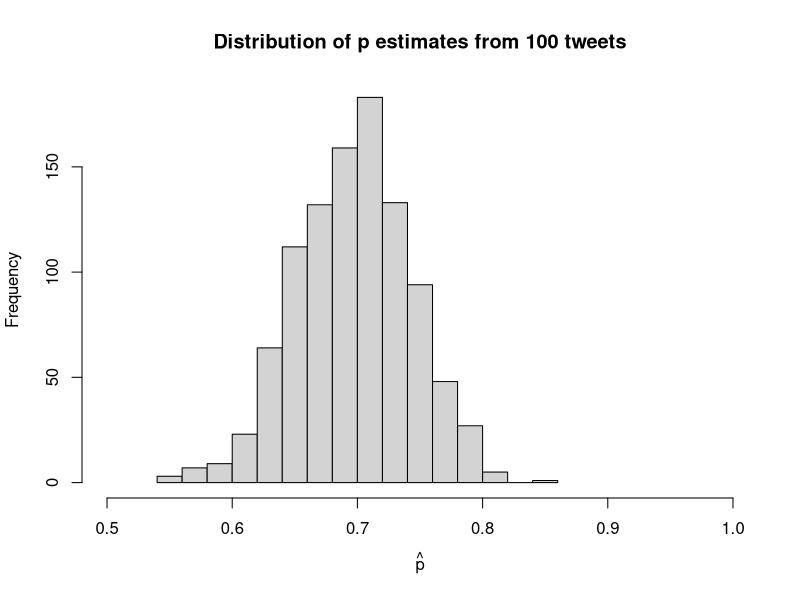
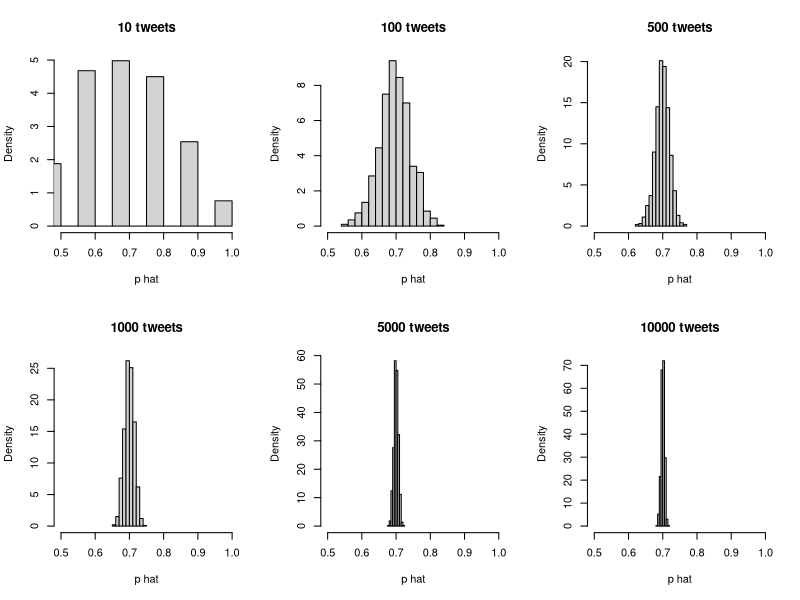
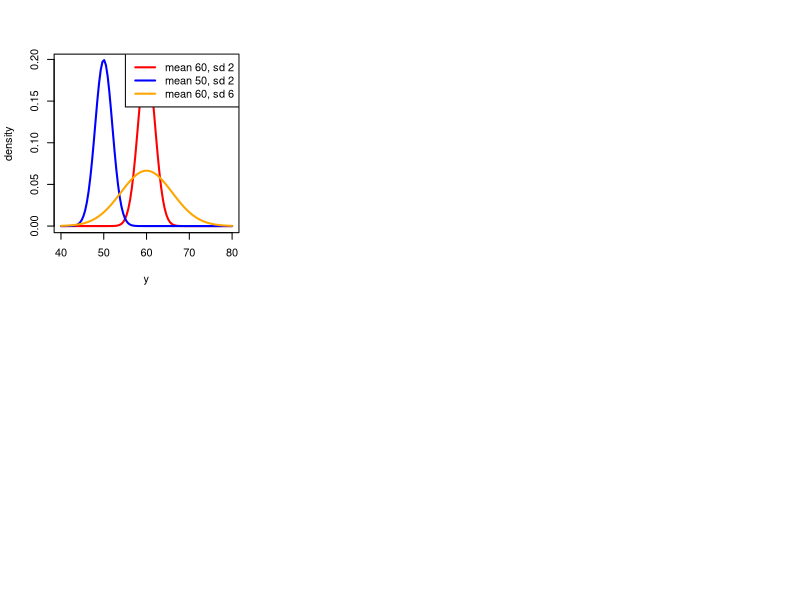
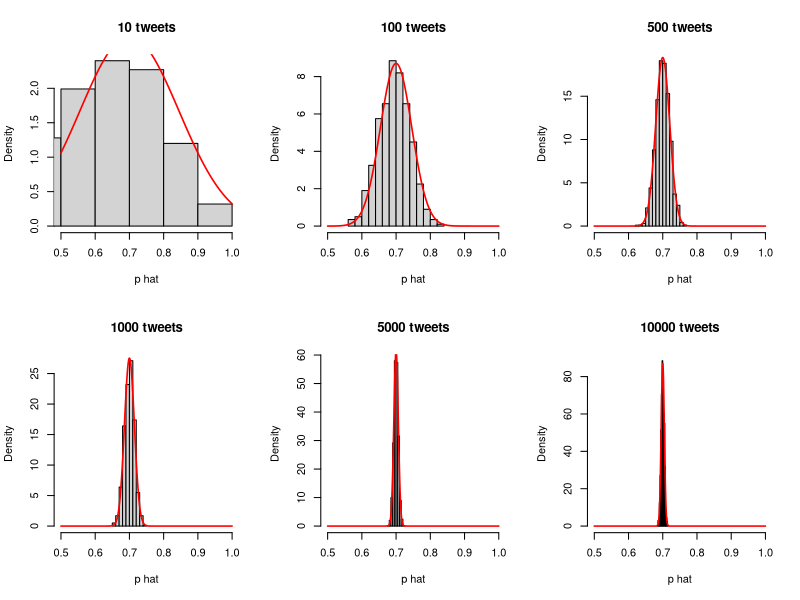

Here is the R script that generated these plots, in order:
## ---- chunk 1
knitr::opts_chunk$set(echo = TRUE, cache=TRUE)
## ---- chunk 2
library(tidyverse)
theme_set(theme_bw())
## ---- chunk 3
# proportion of bot-tweets in the the tweet population
# as given by the oracle of TWEET
p <- 0.7

# let's sample 100 tweets
# this function chooses between values in a vector (0 and 1)
# with probability given by vector prob
# we need 100 samples from this vector with replacement
# since there are fewer items in the vector than the size
# of the sample we are making
x <- sample(c(0,1), size=100, replace=TRUE, prob=c(1-p,p))

# compute the estimated proportion that are bot-generated (using the sample mean)
phat <- mean(x)

# if we had an oracle that let's us do this cheaply,
# we could replicate our experiment 1000 times
# (you don't in real life)

# first let's write a function that gets an estimate
# of proportion from a random sample
get_estimate <- function(n, p=0.7) mean(sample(c(0,1), size=n, replace=TRUE, prob=c(1-p,p)))

# let's make a vector with 1000 _estimates_
phats_100 <- replicate(1000, get_estimate(100))

# now let's plot a histogram of the 
hist(phats_100, xlab=expression(hat(p)), xlim=c(0.5,1), main="Distribution of p estimates from 100 tweets")
## ---- chunk 4
par(mfrow=c(2,3))
# what if we sample 10 tweets
phats_10 <- replicate(1000, get_estimate(10))
hist(phats_10, main="10 tweets", xlab="p hat", xlim=c(.5,1), probability=TRUE)

# what if we sample 100 tweets
phats_100 <- replicate(1000, get_estimate(100))
hist(phats_100, main="100 tweets", xlab="p hat", xlim=c(.5,1), probability=TRUE)

# what if we sample 500 tweets
phats_500 <- replicate(1000, get_estimate(500))
hist(phats_500, main="500 tweets", xlab="p hat", xlim=c(.5,1), probability=TRUE)

# what about 1000 tweets
phats_1000 <- replicate(1000, get_estimate(1000))
hist(phats_1000, main="1000 tweets", xlab="p hat", xlim=c(.5,1), probability=TRUE)

# what about 5000 tweets
phats_5000 <- replicate(1000, get_estimate(5000))
hist(phats_5000, main="5000 tweets", xlab="p hat", xlim=c(.5,1), probability=TRUE)

# what about 10000 tweets
phats_10000 <- replicate(1000, get_estimate(10000))
hist(phats_10000, main="10000 tweets", xlab="p hat", xlim=c(.5,1), probability=TRUE)
## ---- chunk 5
# 100 equally spaced values between 40 and 80
yrange <- seq(40, 80, len=100)

# values of the normal density function
density_values_1 <- dnorm(yrange, mean=60, sd=2)
density_values_2 <- dnorm(yrange, mean=50, sd=2)
density_values_3 <- dnorm(yrange, mean=60, sd=6)

# now plot the function
plot(yrange, density_values_1, type="l", col="red", lwd=2, xlab="y", ylab="density")
lines(yrange, density_values_2, col="blue", lwd=2)
lines(yrange, density_values_3, col="orange", lwd=2)
legend("topright", legend=c("mean 60, sd 2", "mean 50, sd 2", "mean 60, sd 6"), col=c("red","blue","orange"), lwd=2)
## ---- chunk 6
# we can calculate standard error for each of the
# settings we saw previously and compare these replications
# to the normal distribution given by the CLT

# let's write a function that adds a normal density
# plot for a given sample size
draw_normal_density <- function(n) {
  se <- sqrt(p*(1-p))/sqrt(n)
  f <- dnorm(seq(0.5,1,len=1000), mean=p, sd=se)
  lines(seq(0.5,1,len=1000), f, col="red", lwd=1.6)
}

par(mfrow=c(2,3))
# what if we sample 10 tweets
phats_10 <- replicate(1000, get_estimate(10))
hist(phats_10, main="10 tweets", xlab="p hat", xlim=c(.5,1), probability=TRUE)
draw_normal_density(10)

# what if we sample 100 tweets
phats_100 <- replicate(1000, get_estimate(100))
hist(phats_100, main="100 tweets", xlab="p hat", xlim=c(.5,1), probability=TRUE)
draw_normal_density(100)

# what if we sample 500 tweets
phats_500 <- replicate(1000, get_estimate(500))
hist(phats_500, main="500 tweets", xlab="p hat", xlim=c(.5,1), probability=TRUE)
draw_normal_density(500)

# what about 1000 tweets
phats_1000 <- replicate(1000, get_estimate(1000))
hist(phats_1000, main="1000 tweets", xlab="p hat", xlim=c(.5,1), probability=TRUE)
draw_normal_density(1000)

# what about 5000 tweets
phats_5000 <- replicate(1000, get_estimate(5000))
hist(phats_5000, main="5000 tweets", xlab="p hat", xlim=c(.5,1), probability=TRUE)
draw_normal_density(5000)

# what about 10000 tweets
phats_10000 <- replicate(1000, get_estimate(10000))
hist(phats_10000, main="10000 tweets", xlab="p hat", xlim=c(.5,1), probability=TRUE)
draw_normal_density(10000)

